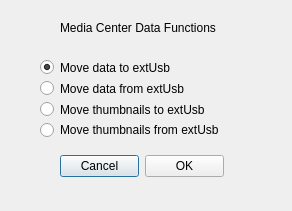
<?xml version="1.0" encoding="UTF-8"?>
<ui version="4.0">
 <class>dataDialog</class>
 <widget class="QDialog" name="dataDialog">
  <property name="geometry">
   <rect>
    <x>0</x>
    <y>0</y>
    <width>292</width>
    <height>211</height>
   </rect>
  </property>
  <property name="windowTitle">
   <string>Media Center Data</string>
  </property>
  <widget class="QLabel" name="label">
   <property name="geometry">
    <rect>
     <x>60</x>
     <y>20</y>
     <width>201</width>
     <height>16</height>
    </rect>
   </property>
   <property name="text">
    <string>Media Center Data Functions</string>
   </property>
  </widget>
  <widget class="QWidget" name="">
   <property name="geometry">
    <rect>
     <x>40</x>
     <y>60</y>
     <width>211</width>
     <height>77</height>
    </rect>
   </property>
   <layout class="QVBoxLayout" name="verticalLayout">
    <item>
     <widget class="QRadioButton" name="dataButton1">
      <property name="text">
       <string>Move data to extUsb</string>
      </property>
      <property name="checked">
       <bool>true</bool>
      </property>
     </widget>
    </item>
    <item>
     <widget class="QRadioButton" name="dataButton2">
      <property name="text">
       <string>Move data from extUsb</string>
      </property>
     </widget>
    </item>
    <item>
     <widget class="QRadioButton" name="dataButton3">
      <property name="text">
       <string>Move thumbnails to extUsb</string>
      </property>
     </widget>
    </item>
    <item>
     <widget class="QRadioButton" name="dataButton4">
      <property name="text">
       <string>Move thumbnails from extUsb</string>
      </property>
     </widget>
    </item>
   </layout>
  </widget>
  <widget class="QWidget" name="">
   <property name="geometry">
    <rect>
     <x>60</x>
     <y>150</y>
     <width>164</width>
     <height>32</height>
    </rect>
   </property>
   <layout class="QHBoxLayout" name="horizontalLayout">
    <item>
     <widget class="QPushButton" name="cancelButton">
      <property name="text">
       <string>Cancel</string>
      </property>
     </widget>
    </item>
    <item>
     <widget class="QPushButton" name="okButton">
      <property name="text">
       <string>OK</string>
      </property>
     </widget>
    </item>
   </layout>
  </widget>
 </widget>
 <resources/>
 <connections>
  <connection>
   <sender>okButton</sender>
   <signal>clicked()</signal>
   <receiver>dataDialog</receiver>
   <slot>accept()</slot>
   <hints>
    <hint type="sourcelabel">
     <x>183</x>
     <y>165</y>
    </hint>
    <hint type="destinationlabel">
     <x>145</x>
     <y>105</y>
    </hint>
   </hints>
  </connection>
  <connection>
   <sender>cancelButton</sender>
   <signal>clicked()</signal>
   <receiver>dataDialog</receiver>
   <slot>reject()</slot>
   <hints>
    <hint type="sourcelabel">
     <x>100</x>
     <y>165</y>
    </hint>
    <hint type="destinationlabel">
     <x>145</x>
     <y>105</y>
    </hint>
   </hints>
  </connection>
 </connections>
</ui>
